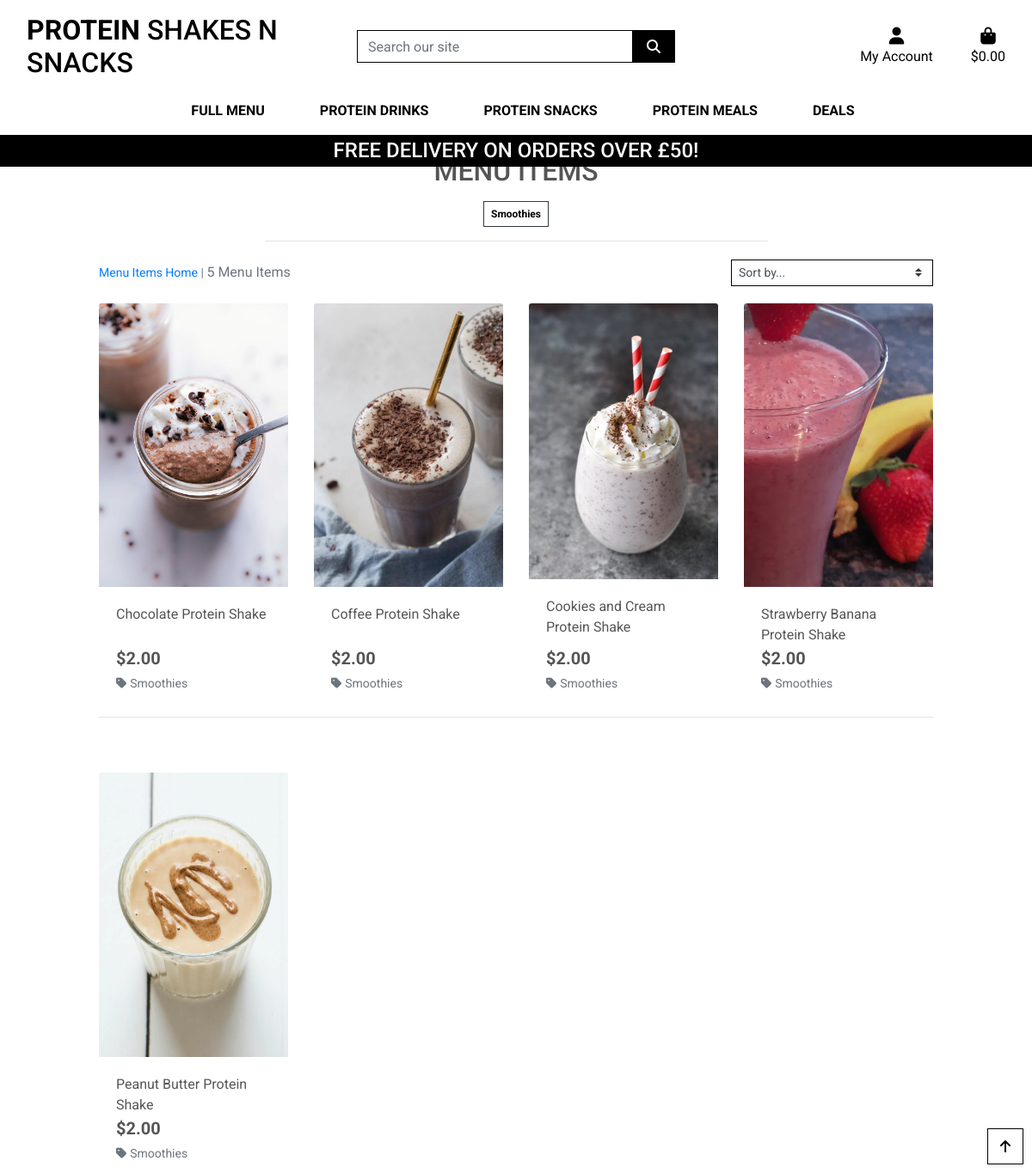
The page /menu_items/?category=smoothies on the database its author committed.
### menu_items/models.py (models this page shows, shortened)
class Category(models.Model):
    class Meta:
        verbose_name_plural = 'Categories'
    name = models.CharField(max_length=254)
    friendly_name = models.CharField(max_length=254, null=True, blank=True)

class Item(models.Model):
    category = models.ForeignKey('Category', null=True, blank=True, on_delete=models.SET_NULL)
    sku = models.CharField(max_length=254, null=True, blank=True)
    name = models.CharField(max_length=254)
    description = models.TextField()
    price = models.DecimalField(max_digits=6, decimal_places=2)
    image_url = models.URLField(max_length=1024, null=True, blank=True)
    image = models.ImageField(null=True, blank=True)

### menu_items/views.py (the view, shortened to what this page needs)
# urls.py: path('', views.all_menu_items, name='menu_items'),
def all_menu_items(request):
    menu_items = Item.objects.all()
    query = None
    categories = None
    sort = None
    direction = None
    if request.GET:
        if 'category' in request.GET:
            categories = request.GET['category'].split(',')
            menu_items = menu_items.filter(category__name__in=categories)
            categories = Category.objects.filter(name__in=categories)
    current_sorting = f'{sort}_{direction}'
    context = {
        'menu_items': menu_items,
        'search_term': query,
        'current_categories': categories,
        'current_sorting': current_sorting,
    }
    return render(request, 'menu_items/menu_items.html', context)

### bag/contexts.py (called while the page is built, shortened)
def bag_contents(request):
    bag_items = []
    total = 0
    item_count = 0
    bag = request.session.get('bag', {})
    if total < settings.FREE_DELIVERY_THRESHOLD:
        delivery = total * Decimal(settings.STANDARD_DELIVERY_PERCENTAGE / 100)
        free_delivery_delta = settings.FREE_DELIVERY_THRESHOLD - total
    else:
        delivery = 0
        free_delivery_delta = 0
    grand_total = delivery + total
    context = {
        'bag_items': bag_items,
        'total': total,
        'item_count': item_count,
        'delivery': delivery,
        'free_delivery_delta': free_delivery_delta,
        'free_delivery_threshold': settings.FREE_DELIVERY_THRESHOLD,
        'grand_total': grand_total,
    }
    return context

### menu_items/templates/menu_items/menu_items.html (shortened to what this page needs)
{% extends "base.html" %}
{% load static %}
{% block page_header %}
    <div class="container header-container">
    </div>
{% endblock %}
{% block content %}
    <div class="overlay"></div>
    <div class="container-fluid">
        <div class="row">
            <div class="col text-center mt-3">
                <h2 class="logo-font">Menu Items</h2>
                {% for c in current_categories %}
                    <a class="category-badge text-decoration-none" href="{% url 'menu_items' %}?category={{ c.name }}">
                        <span class="p-2 mt-2 badge badge-white text-black rounded-0 border border-dark">{{ c.friendly_name }}</span>
                    </a>
                {% endfor %}
                <hr class="w-50 mb-1">
            </div>
        </div>
        <div class="row">
            <div class="product-container col-10 offset-1">
                <div class="row mt-1 mb-2">
                    <div class="col-12 col-md-6 my-auto order-md-last d-flex justify-content-center justify-content-md-end">
                        <div class="sort-select-wrapper w-50">
                            <select id="sort-selector" class="custom-select custom-select-sm rounded-0 border border-{% if current_sorting != 'None_None' %}info{% else %}black{% endif %}">
                                <option value="reset" {% if current_sorting == 'None_None' %}selected{% endif %}>Sort by...</option>
                            </select>
                        </div>
                    </div>
                    <div class="col-12 col-md-6 order-md-first">
                        <p class="text-muted mt-3 text-center text-md-left">
                            {% if search_term or current_categories or current_sorting != 'None_None' %}
                                <span class="small"><a href="{% url 'menu_items' %}">Menu Items Home</a> | </span>
                            {% endif %}
                            {{ menu_items|length }} Menu Items{% if search_term %} found for <strong>"{{ search_term }}"</strong>{% endif %}
                        </p>
                    </div>
                </div>
                <div class="row">
                    {% for item in menu_items %}
                        <div class="col-sm-6 col-md-6 col-lg-4 col-xl-3">
                            <div class="card h-100 border-0">
                                {% if item.image %}
                                <a href="{% url 'item_detail' item.id %}">
                                    <img class="card-img-top img-fluid" src="{{ item.image.url }}" alt="{{ item.name }}">
                                </a>
                                {% else %}
                                <a href="{% url 'item_detail' item.id %}">
                                    <img class="card-img-top img-fluid" src="{{ MEDIA_URL }}noimage.png" alt="{{ item.name }}">
                                </a>
                                {% endif %}
                                <div class="card-body pb-0">
                                    <p class="mb-0">{{ item.name }}</p>
                                </div>
                                <div class="card-footer bg-white pt-0 border-0 text-left">
                                    <div class="row">
                                        <div class="col">
                                            <p class="lead mb-0 text-left font-weight-bold">${{ item.price }}</p>
                                            {% if item.category %}
                                            <p class="small mt-1 mb-0">
                                                <a class="text-muted" href="{% url 'menu_items' %}?category={{ item.category.name }}">
                                                    <i class="fas fa-tag mr-1"></i>{{ item.category.friendly_name }}
                                                </a>
                                            </p>
                                            {% endif %}
                                        </div>
                                    </div>
                                </div>
                            </div>
                        </div>
                        {% if forloop.counter|divisibleby:4 %}
                            <div class="col-12 d-none d-xl-block mb-5">
                                <hr>
                            </div>
                        {% endif %}
                    {% endfor %}
                </div>
            </div>
        </div>
    </div>
    <div class="btt-button shadow-sm rounded-0 border border-black">
        <a class="btt-link d-flex h-100">
            <i class="fas fa-arrow-up text-black mx-auto my-auto"></i>
        </a>
    </div>
{% endblock %}

### static/css/base.css (style rules this page uses)
html { height: 100%; }
body { background: url('/media/pexels-kindel-media-8181548.jpg') no-repeat center center fixed; background-size: cover; height: calc(100vh - 164px); color: #555; font-family: 'Roboto', sans-serif; }
.logo-font { text-transform: uppercase; }
.text-black { color: #000 !important; }
.border-black { border: 1px solid black !important; }
.overlay { height: 100%; width: 100%; top: 0; left: 0; position: fixed; background: white; z-index: -1; }
.btt-button { height: 42px; width: 42px; position: fixed; bottom: 10px; right: 10px; }
@media (min-width: 1200px) { .container { max-width: 80%; } }
@media (min-width: 992px) { .header-container { padding-top: 164px; } }

### rows shown on the page
Category: friendly_name "Smoothies"
Item: image (picture), name "Chocolate Protein Shake", price "2.00", category.friendly_name "Smoothies"
Item: image (picture), name "Coffee Protein Shake", price "2.00", category.friendly_name "Smoothies"
Item: image (picture), name "Cookies and Cream Protein Shake", price "2.00", category.friendly_name "Smoothies"
Item: image (picture), name "Strawberry Banana Protein Shake", price "2.00", category.friendly_name "Smoothies"
Item: image (picture), name "Peanut Butter Protein Shake", price "2.00", category.friendly_name "Smoothies"

### other values the page prints
{{ free_delivery_threshold }} "50"
{{ menu_items|length }} "5"
